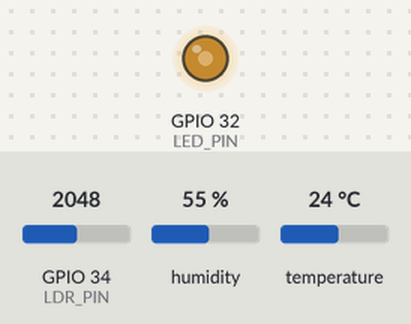
This sketch was run on a simulated ESP32. On the bench: output pins drawn as LEDs (lit = HIGH). The test bench sets the inputs (shaded band); at power-on: GPIO 34 (LDR_PIN) = 2048, humidity 55 %, temperature 24 °C. WiFi joins after 1.5 s; servers stay silent unless stated; uploads are accepted with an empty reply; what the sketch prints to the serial monitor is not drawn.

Above: at 2.7 s.
2.8 s: GPIO 34 (LDR_PIN) set to 2866
At 12.4 s:
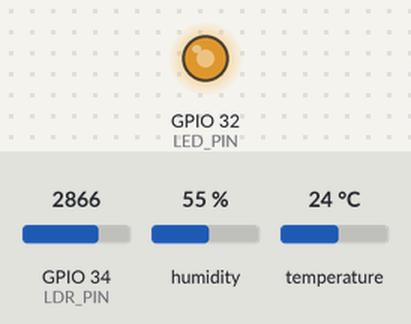
13.2 s: GPIO 34 (LDR_PIN) set to 3603
At 22.8 s:
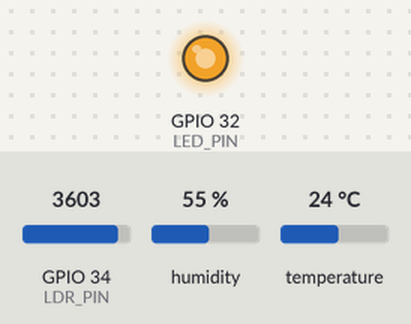
23.4 s: GPIO 34 (LDR_PIN) set to 491
At 33.2 s:
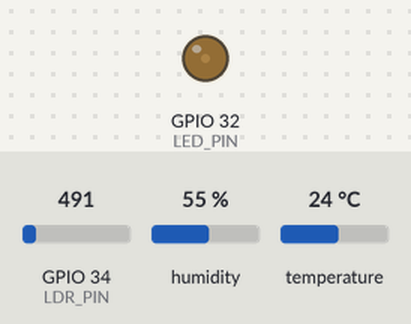
33.6 s: GPIO 34 (LDR_PIN) set to 2047
At 43.5 s:
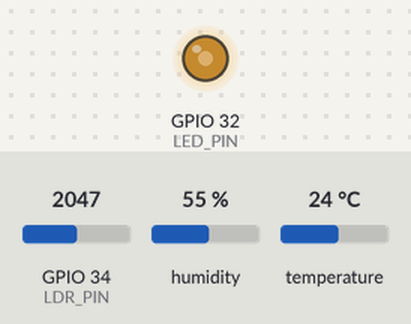
Timing chart, 0 to 44.8 s (numbered marks = the images above; inputs shaded):
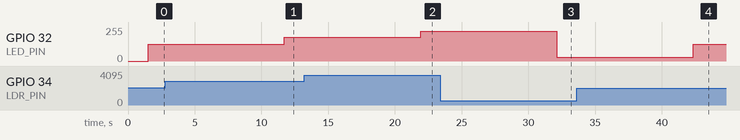

The sketch:

mid_term_database_environment.ino
```cpp
#include <WiFi.h>
#include <HTTPClient.h>
#include <DHT.h>

// WiFi credentials
const char* ssid = "abeeim_2.4GHz";
const char* password = "mib0193192987";

#define DHTPIN  4          // Pin connected to the DHT22 sensor
#define DHTTYPE DHT22      // DHT 22  (AM2302)

// Initialize DHT sensor
DHT dht(DHTPIN, DHTTYPE);

// Define the LDR sensor pin
const int LDR_PIN = 34;

// Define the LED pin
const int LED_PIN = 32;

void setup() {
  Serial.begin(115200);
  dht.begin();

  // Set the LED pin as output
  pinMode(LED_PIN, OUTPUT);

  // Connect to WiFi
  Serial.print("Connecting to WiFi");
  WiFi.begin(ssid, password);
  while (WiFi.status() != WL_CONNECTED) {
    delay(500);
    Serial.print(".");
  }
  Serial.println("Connected to WiFi");
}

void loop() {
  // Read sensor data
  float humidity = dht.readHumidity();
  float temperature = dht.readTemperature();
  int lightIntensity = analogRead(LDR_PIN);

  // Check if readings are valid
  if (isnan(humidity) || isnan(temperature)) {
    Serial.println("Failed to read from DHT sensor!");
    return;
  }

  // Print sensor data
  Serial.print("Temperature: ");
  Serial.print(temperature);
  Serial.print(" °C, Humidity: ");
  Serial.print(humidity);
  Serial.print(" %, Light Intensity: ");
  Serial.println(lightIntensity);

  // Control LED brightness based on light intensity
  int ledBrightness = map(lightIntensity, 0, 4095, 0, 255);
  analogWrite(LED_PIN, ledBrightness);

  // Send data to the server
  if(WiFi.status()== WL_CONNECTED){
    HTTPClient http;
    http.begin("http://104.248.152.28/insert_data.php");
    http.addHeader("Content-Type", "application/x-www-form-urlencoded");

    String httpRequestData = "temperature=" + String(temperature) + "&humidity=" + String(humidity) + "&light_intensity=" + String(lightIntensity);
    int httpResponseCode = http.POST(httpRequestData);

    if(httpResponseCode>0){
      String response = http.getString();
      Serial.println(httpResponseCode);
      Serial.println(response);
    }else{
      Serial.print("Error on sending POST: ");
      Serial.println(httpResponseCode);
    }
    http.end();
  }else{
    Serial.println("WiFi Disconnected");
  }

  // Wait for 10 seconds before the next reading
  delay(10000);
}
```

Measured:
- after the input at 2.8 s, GPIO 32 (LED_PIN): 127/255 → 178/255 after 8.9 s
- after the input at 13.2 s, GPIO 32 (LED_PIN): 178/255 → 224/255 after 8.7 s
- after the input at 23.4 s, GPIO 32 (LED_PIN): 224/255 → 30/255 after 8.7 s
- after the input at 33.6 s, GPIO 32 (LED_PIN): 30/255 → 127/255 after 8.7 s
